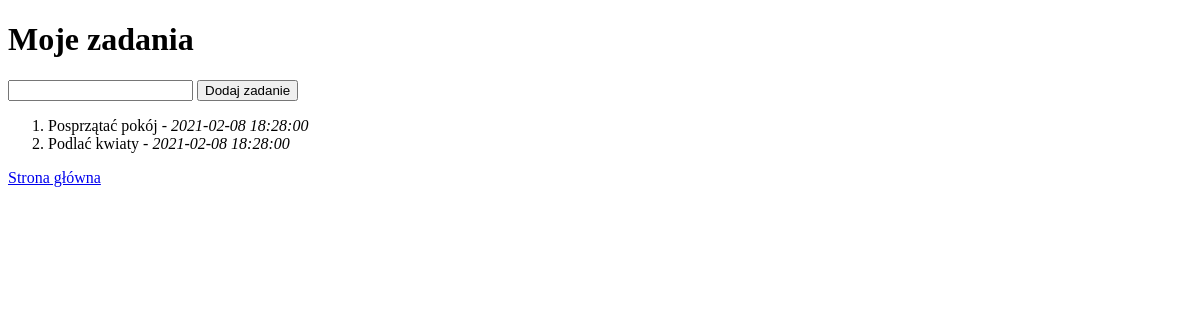
/zadania, run on an earlier commit of the app's database.
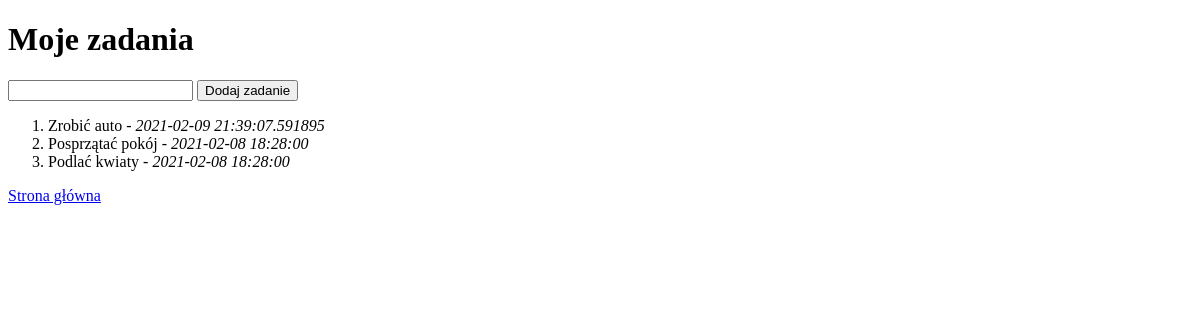
And on a later commit of the database.
### tables this page shows
CREATE TABLE zadania (
    id integer primary key autoincrement,  --identyfikator
    zadanie text not null,   --opis zadania do wykonania
    zrobione boolean not null,   --informacja czy zadanie wykonano
    data_dodania datetime not null --data dodania zadania
);

### main.py (the view, shortened to what this page needs)
@app.route('/zadania', methods=['GET', 'POST'])
def zadania():
    error=None
    db = get_db()
    kursor = db.execute('SELECT * FROM zadania ORDER BY data_dodania DESC;')
    zadania = kursor.fetchall()  #fetchall zwraca dane w formie listy
    return render_template('zadania.html', zadania=zadania, error=error)

### main.py (called while the page is built)
def get_db():
    if not g.get('db'):  # jezeli brak połączenia to je tworzymy
        conn = sqlite3.connect(app.config['DATABASE'])
        conn.row_factory = sqlite3.Row
        g.db = conn  # zapisujemy połączenie w kontekście aplikacji
    return g.db  # zwracamy połączenie z bazą

### templates/zadania.html (shortened to what this page needs)
<!DOCTYPE html>
<html lang="en">
<head>
</head>
<body>
    <h1> {{config.SITE_NAME}}</h1>
    <form class="add-form" method="POST" action="{{ url_for('zadania') }}">
      <input name="zadanie" value=""/>
      <button type="submit">Dodaj zadanie</button>
    </form>
    <ol>
        {% for zadanie in zadania %}
            <li> {{zadanie.zadanie}} - <em> {{zadanie.data_dodania}}</em></li>
        {% endfor %}
    </ol>
    <p><a href="{{url_for('index')}}">Strona główna</a></p>
</body>
</html>

What changed in the data, as far as the page shows it:
added zadania: zadanie "Zrobić auto", data_dodania "2021-02-09 21:39:07.591895"
